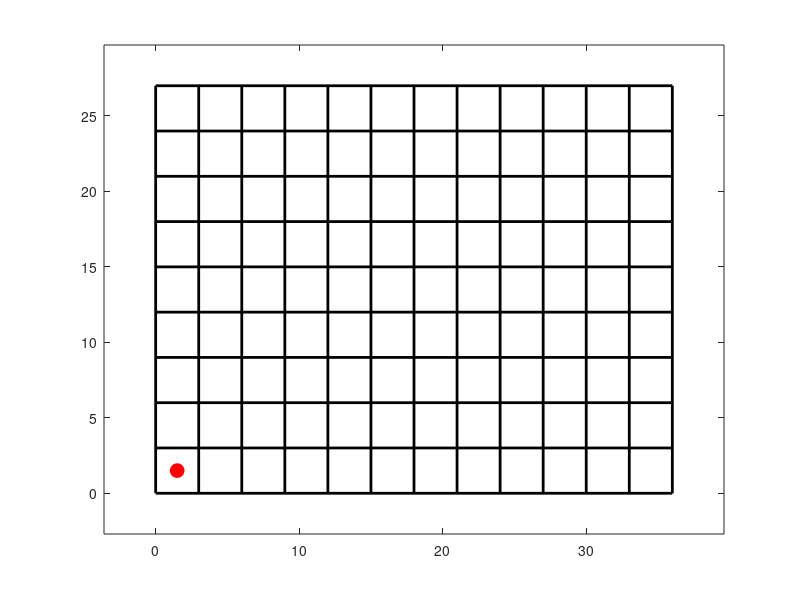

This chart was generated by the following MATLAB code: (Note: this script raises an error after producing the figure.)

close all; clearvars; clc


%% GRAPHICS OF THE CHESSBOARD

cpx = 12;                   % Number of cells on X-axis
cpy = 9;                    % number of cells on Y-axis
clen = 3;                   % Side length of a single slot (should be an odd value)

lpx = cpx+1;                % Number of lines perpendicular to X-axis
lpy = cpy+1;                % Number of lines perpendicular to X-axis
perc_x = clen*cpx/10;       % Percentage of extra plot on X-axis
perc_y = clen*cpy/10;       % Percentage of extra plot on Y-axis

figure; box on; hold on
axis([-perc_x clen*cpx+perc_x -perc_y clen*cpy+perc_y])
for j = 1:lpx
    line([(j-1)*clen (j-1)*clen],[0 clen*cpy],'Color','k','LineWidth',2)
    
end
for j = 1:lpy
    line([0 clen*cpx],[(j-1)*clen (j-1)*clen],'Color','k','LineWidth',2)
end

Pos = [clen/2 clen/2];
h = plot(Pos(1),Pos(2),'ro','MarkerSize',10,'MarkerFaceColor','r');



%% INITIALIZATION OF SERIAL COMMUNICATION WITH ARDUINO BOARD

serial_speed = 9600;        % [b/s] Serial communication speed

rest_pos = 510;             % Starting position for manual mode
shift_thr = 300;
vel_auto = [1 1];           % Starting X-Y velocity for automtic mode
timeout = 10;               % [s] Timeout for exiting from automatic mode
state = 'MANUAL';           % Starting mode

% fclose(instrfind);        % to close previous serial communication (NB: comment if first run or no crtl+c exit before!)
ard_com = serial('COM3','BaudRate',serial_speed);
fopen(ard_com);



%% LOOP EXECUTION

tic
while strcmp(state,'MANUAL') || toc < timeout
    
    button = fscanf(ard_com,'%d');
    if button == 0 && strcmp(state,'MANUAL')
        state = 'AUTOMATIC';
        tic
    end 
    
    if strcmp(state,'MANUAL')
    
        shift(2) = 1024-fscanf(ard_com,'%d');    % latest y-shift (value from 0 to 1024)
        shift(1) = 1024-fscanf(ard_com,'%d');    % latest x-shift (value from 0 to 1024)

        for j = 1:2
            if shift(j) > rest_pos+shift_thr
                shift(j) = 1;
            elseif shift(j) < rest_pos-shift_thr
                shift(j) = -1;
            else
                shift(j) = 0;
            end
        end

        NewPos(1) = Pos(1)+clen*shift(1);
        NewPos(2) = Pos(2)+clen*shift(2);

        if NewPos(1)>0 && NewPos(1)<clen*cpx && NewPos(2)>0 && NewPos(2)<clen*cpy
            Pos = NewPos;
            delete(h);
            h = plot(Pos(1),Pos(2),'ro','MarkerSize',10,'MarkerFaceColor','r');
        end
    
    elseif strcmp(state,'AUTOMATIC')
        
        Pos(1) = Pos(1)+clen*vel_auto(1);
        Pos(2) = Pos(2)+clen*vel_auto(2);
        
        if Pos(1)<0 || Pos(1)>clen*cpx
            vel_auto(1) = -vel_auto(1);
            Pos(1) = Pos(1)+2*clen*vel_auto(1);
        end
        if Pos(2)<0 || Pos(2)>clen*cpy
            vel_auto(2) = -vel_auto(2);
            Pos(2) = Pos(2)+2*clen*vel_auto(2);
        end
        
        delete(h);
        h = plot(Pos(1),Pos(2),'ro','MarkerSize',10,'MarkerFaceColor','r');
        fprintf("Time [s] = %1.2f\n",toc);
        
    end
    
    pause(.1)        % delay execution
    
end

fclose(ard_com);
